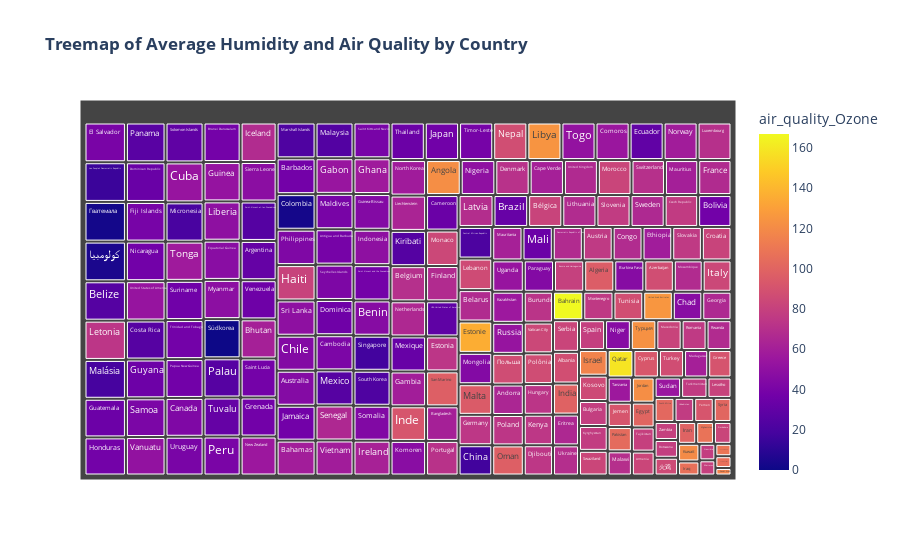

Notebook cell for this chart:
### Code cell
# Treemap
sampled_df = df.groupby('country').agg({
    'humidity': 'mean',
    'air_quality_Ozone': 'mean',
    'air_quality_Nitrogen_dioxide': 'mean',
    'air_quality_Sulphur_dioxide': 'mean'
}).reset_index()
fig = px.treemap(
    sampled_df,
    path=['country'],
    values='humidity',  
    color='air_quality_Ozone',  
    hover_data=['humidity', 'air_quality_Nitrogen_dioxide', 'air_quality_Sulphur_dioxide'],
    title='<b>Treemap of Average Humidity and Air Quality by Country</b>'
)
fig.update_layout(showlegend=False)

# Show the plot
fig.show()

### Figure 1 — Plotly figure (JSON) as saved in the notebook; plotly's stock layout.template omitted (floating-point values rounded to 4 significant figures; data arrays with more than 128 entries replaced by an {"elided": "..."} marker saying what was removed)
{"data": [{"branchvalues": "total", "customdata": {"elided": "210x4 float values"}, "domain": {"x": [0, 1], "y": [0, 1]}, "hovertemplate": "labels=%{label}<br>humidity=%{customdata[0]}<br>parent=%{parent}<br>id=%{id}<br>air_quality_Nitrogen_dioxide=%{customdata[1]}<br>air_quality_Sulphur_dioxide=%{customdata[2]}<br>air_quality_Ozone=%{color}<extra></extra>", "ids": {"elided": "210 str values"}, "labels": {"elided": "210 str values"}, "marker": {"coloraxis": "coloraxis", "colors": {"elided": "210 float values"}}, "name": "", "parents": {"elided": "210 str values"}, "type": "treemap", "values": {"elided": "210 float values"}}], "layout": {"coloraxis": {"colorbar": {"title": {"text": "air_quality_Ozone"}}, "colorscale": [[0, "#0d0887"], [0.1111, "#46039f"], [0.2222, "#7201a8"], [0.3333, "#9c179e"], [0.4444, "#bd3786"], [0.5556, "#d8576b"], [0.6667, "#ed7953"], [0.7778, "#fb9f3a"], [0.8889, "#fdca26"], [1, "#f0f921"]]}, "legend": {"tracegroupgap": 0}, "showlegend": false, "title": {"text": "<b>Treemap of Average Humidity and Air Quality by Country</b>"}}}
